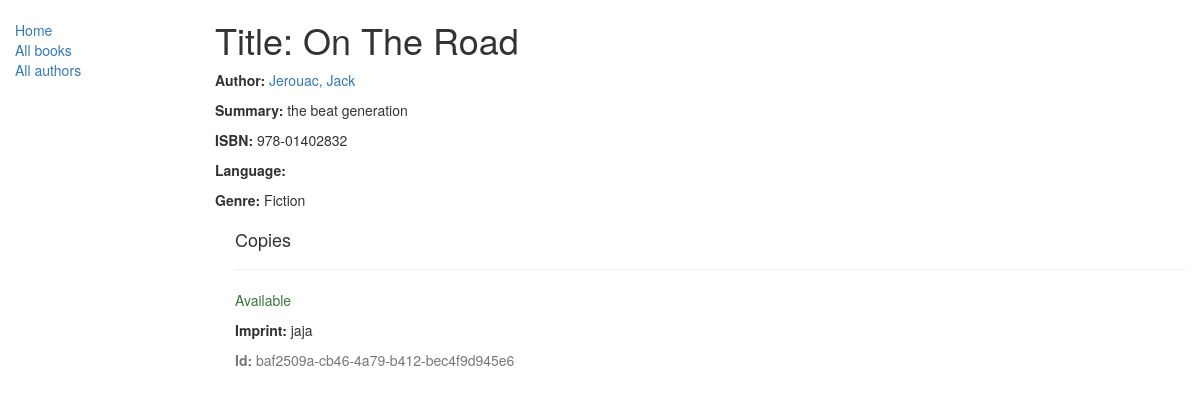
/catalog/book/2, run on the app's committed database.
### catalog/models.py (models this page shows, shortened)
class Book(models.Model):
    title = models.CharField(max_length=200)
    author = models.ForeignKey('Author', on_delete=models.SET_NULL, null=True)
    summary = models.TextField(max_length=1000, help_text="Enter a brief description of the book")
    isbn = models.CharField('ISBN', max_length=13, help_text='13 Character <a href="https://www.isbn-international.org/content/what-isbn">ISBN number</a>')
    genre = models.ManyToManyField(Genre, help_text="Select a genre for this book")
    def display_genre(self):
        """
        Creates a string for the Genre. This is required to display genre in Admin.
        """
        return ', '.join([genre.name for genre in self.genre.all()[:3]])
    display_genre.short_description = 'Genre'

class Author(models.Model):
        first_name = models.CharField(max_length=100)
        last_name = models.CharField(max_length=100)
        date_of_birth = models.DateField(null=True, blank=True)
        date_of_death = models.DateField('Died', null=True, blank=True)
        class Meta:
            ordering = ["last_name", "first_name"]
        def __str__(self):
            return '{0}, {1}'.format(self.last_name, self.first_name)

class Genre(models.Model):
    name = models.CharField(max_length=200, help_text="enter a book genre")
    def __str__(self):
        return self.name

class BookInstance(models.Model):
    id = models.UUIDField(primary_key=True, default=uuid.uuid4,
                          help_text="Unique ID for this particular book across whole library")
    book = models.ForeignKey(Book, on_delete=models.SET_NULL, null=True)
    imprint = models.CharField(max_length=200)
    due_back = models.DateField(null=True, blank=True)
    LOAN_STATUS = (
        ('m', 'Maintenance'),
        ('o', 'On loan'),
        ('a', 'Available'),
        ('r', 'Reserved'),
    )
    language = (
        ('English', 'English'),
        ('Spanish', 'Spanish'),
        ('Mandarin', 'Mandarin'),
        ('French', 'French'),
        ('Yiddish', 'Yiddish'),
        ('German', 'German'),
        ('Russian', 'Russian'),
        ('Pig Latin', 'Pig Latin'),
        ('Other', 'Other'),
    )
    status = models.CharField(max_length=1, choices=LOAN_STATUS, blank=True, default='m', help_text='Book availability')
    book_language = models.CharField(max_length=10, choices=language, help_text='language this book is written in', default='English')
    class Meta:
        ordering = ["due_back"]

### catalog/views.py (the view)
# urls.py: path('book/<int:pk>', views.BookDetailView.as_view(), name='book-detail'),
class BookDetailView(generic.DetailView):
    model = Book

### catalog/templates/catalog/book_detail.html (shortened to what this page needs)
{% extends "base_generic.html" %}
{% block content %}
  <h1>Title: {{ book.title }}</h1>
  <p><strong>Author:</strong> <a href="{% url 'author-detail' book.author.pk %}">{{ book.author }}</a></p>
  <p><strong>Summary:</strong> {{ book.summary }}</p>
  <p><strong>ISBN:</strong> {{ book.isbn }}</p>
  <p><strong>Language:</strong> {{ book.language }}</p>
  <p><strong>Genre:</strong> {% for genre in book.genre.all %} {{ genre }}{% if not forloop.last %}, {% endif %}{% endfor %}</p>
  <div style="margin-left:20px;margin-top:20px">
    <h4>Copies</h4>
    {% for copy in book.bookinstance_set.all %}
    <hr>
    <p class="{% if copy.status == 'a' %}text-success{% elif copy.status == 'm' %}text-danger{% else %}text-warning{% endif %}">{{ copy.get_status_display }}</p>
    <p><strong>Imprint:</strong> {{copy.imprint}}</p>
    <p class="text-muted"><strong>Id:</strong> {{copy.id}}</p>
    {% endfor %}
  </div>
{% endblock %}

### data on the page
Book: title "On The Road", author "Jerouac, Jack", summary "the beat generation", isbn "978-01402832"
Genre: name "Fiction"
BookInstance: status "Available", imprint "jaja", id "baf2509a-cb46-4a79-b412-bec4f9d945e6"
